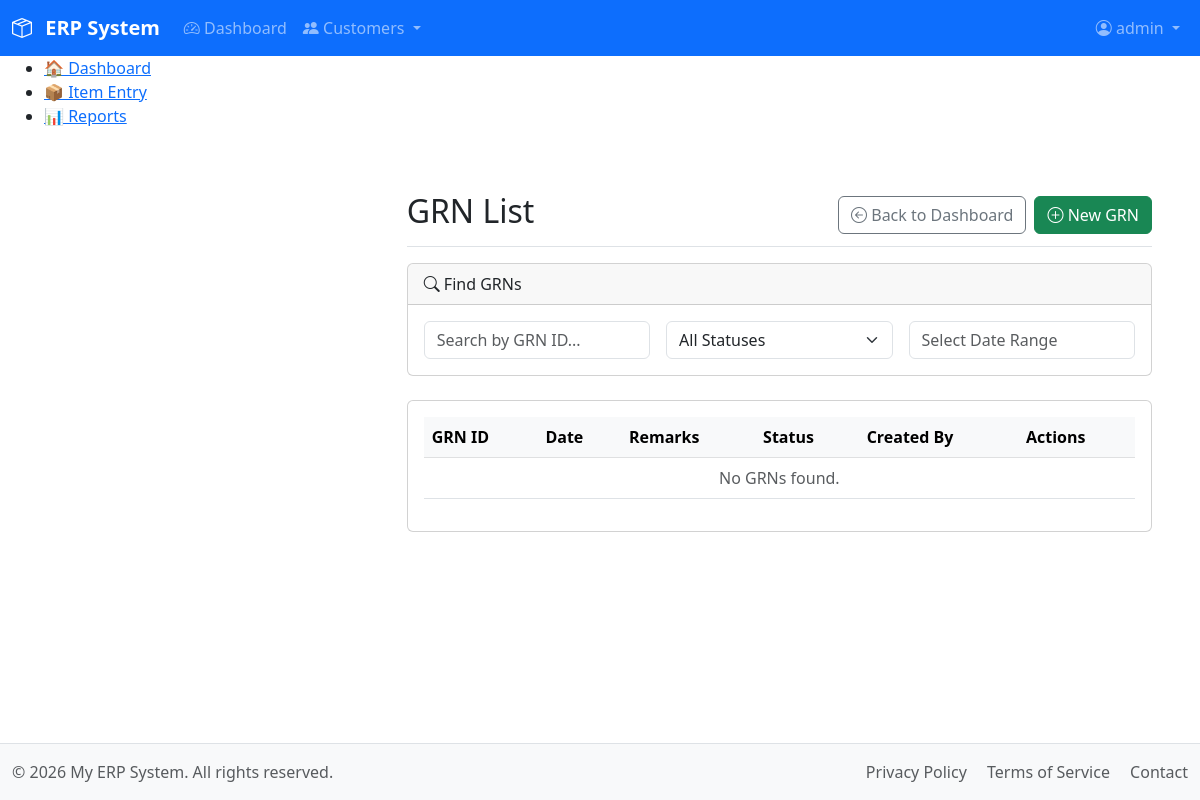
Page /modules/purchase/list_grns.php (signed in) on the earlier database version.
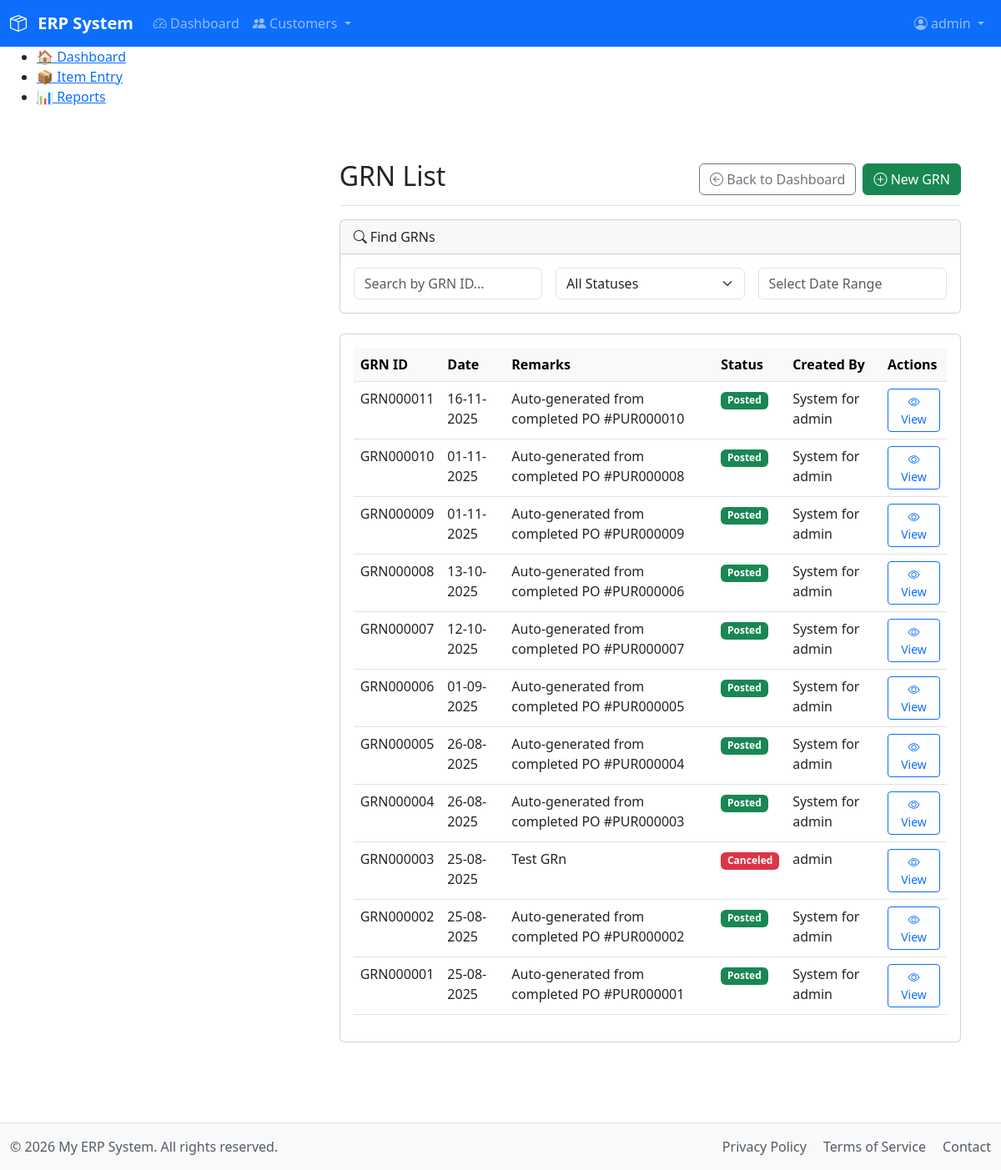
Same page on the later database version.
### tables this page shows
CREATE TABLE `grn` (
  `grn_id` varchar(10) NOT NULL,
  `grn_date` date NOT NULL,
  `status` enum('Posted','Canceled') NOT NULL DEFAULT 'Posted',
  `remarks` text DEFAULT NULL,
  `created_at` timestamp NOT NULL DEFAULT current_timestamp(),
  `created_by` int(11) DEFAULT NULL,
  `created_by_name` varchar(50) DEFAULT NULL,
  PRIMARY KEY (`grn_id`)
);

### includes/functions.php (called while the page is built, shortened)
<?php
function search_grns($filters = [])
{
    $db = db();
    $sql = "
        SELECT
            g.grn_id,
            g.grn_date,
            g.remarks,
            g.created_by_name,
            g.status -- ADDED: Select the new status column
        FROM grn g
        WHERE 1=1
    ";
    $sql .= " ORDER BY g.grn_date DESC, g.grn_id DESC";
    $stmt = $db->prepare($sql);
    $stmt->execute();
    $result = $stmt->get_result();
    return $result ? $result->fetch_all(MYSQLI_ASSOC) : [];
}

### modules/purchase/list_grns.php (the view, shortened to what this page needs)
<?php
require_once __DIR__ . '/../../includes/functions.php';
$initial_grns = search_grns();
require_once __DIR__ . '/../../includes/header.php';
?>
<div class="container-fluid">
    <div class="row">
        <?php require_once __DIR__ . '/../../includes/sidebar.php'; ?>
        <main class="col-md-9 ms-sm-auto col-lg-10 px-md-4">
            <div class="d-flex justify-content-between flex-wrap flex-md-nowrap align-items-center pt-3 pb-2 mb-3 border-bottom">
                <h1 class="h2">GRN List</h1>
                <div class="btn-toolbar mb-2 mb-md-0">
                    <a href="/index.php" class="btn btn-outline-secondary me-2">
                        <i class="bi bi-arrow-left-circle"></i> Back to Dashboard
                    </a>
                    <a href="/modules/purchase/entry_grn.php" class="btn btn-success">
                        <i class="bi bi-plus-circle"></i> New GRN
                    </a>
                </div>
            </div>
            <div class="card mb-4">
                <div class="card-header"><i class="bi bi-search"></i> Find GRNs</div>
                <div class="card-body">
                    <form id="grnSearchForm" class="row gx-3 gy-2 align-items-center">
                        <div class="col-md-4">
                            <input type="text" class="form-control" id="search_grn_id" placeholder="Search by GRN ID...">
                        </div>
                        <div class="col-md-4">
                            <select id="search_status" class="form-select">
                                <option value="">All Statuses</option>
                            </select>
                        </div>
                        <div class="col-md-4">
                            <input type="text" class="form-control" id="search_date_range" placeholder="Select Date Range">
                        </div>
                    </form>
                </div>
            </div>
            <div class="card">
                <div class="card-body">
                    <div class="table-responsive">
                        <table class="table table-hover">
                            <thead class="table-light">
                                <tr>
                                    <th>GRN ID</th>
                                    <th>Date</th>
                                    <th>Remarks</th>
                                    <th>Status</th>
                                    <th>Created By</th>
                                    <th>Actions</th>
                                </tr>
                            </thead>
                            <tbody id="grnListTableBody">
                                <?php if (empty($initial_grns)): ?>
                                    <tr><td colspan="6" class="text-center text-muted">No GRNs found.</td></tr>
                                <?php else: ?>
                                    <?php foreach ($initial_grns as $grn): ?>
                                        <tr>
                                            <td><?= htmlspecialchars($grn['grn_id']) ?></td>
                                            <td><?= htmlspecialchars(date("d-m-Y", strtotime($grn['grn_date']))) ?></td>
                                            <td><?= htmlspecialchars($grn['remarks']) ?></td>
                                            <td>
                                                <span class="badge bg-<?= $grn['status'] == 'Posted' ? 'success' : 'danger' ?>">
                                                    <?= htmlspecialchars($grn['status']) ?>
                                                </span>
                                            </td>
                                            <td><?= htmlspecialchars($grn['created_by_name']) ?></td>
                                            <td>
                                                <a href="/modules/purchase/entry_grn.php?grn_id=<?= htmlspecialchars($grn['grn_id']) ?>" class="btn btn-sm btn-outline-primary">
                                                    <i class="bi bi-eye"></i> View
                                                </a>
                                            </td>
                                        </tr>
                                    <?php endforeach; ?>
                                <?php endif; ?>
                            </tbody>
                        </table>
                    </div>
                </div>
            </div>
        </main>
    </div>
</div>
<?php require_once __DIR__ . '/../../includes/footer.php'; ?>

Differences in the rows shown:
added grn: grn_id "GRN000011", grn_date "16-11-2025", remarks "Auto-generated from completed PO #PUR000010", status "Posted", created_by_name "System for admin"
added grn: grn_id "GRN000010", grn_date "01-11-2025", remarks "Auto-generated from completed PO #PUR000008", status "Posted", created_by_name "System for admin"
added grn: grn_id "GRN000009", grn_date "01-11-2025", remarks "Auto-generated from completed PO #PUR000009", status "Posted", created_by_name "System for admin"
added grn: grn_id "GRN000008", grn_date "13-10-2025", remarks "Auto-generated from completed PO #PUR000006", status "Posted", created_by_name "System for admin"
added grn: grn_id "GRN000007", grn_date "12-10-2025", remarks "Auto-generated from completed PO #PUR000007", status "Posted", created_by_name "System for admin"
added grn: grn_id "GRN000006", grn_date "01-09-2025", remarks "Auto-generated from completed PO #PUR000005", status "Posted", created_by_name "System for admin"
added grn: grn_id "GRN000005", grn_date "26-08-2025", remarks "Auto-generated from completed PO #PUR000004", status "Posted", created_by_name "System for admin"
added grn: grn_id "GRN000004", grn_date "26-08-2025", remarks "Auto-generated from completed PO #PUR000003", status "Posted", created_by_name "System for admin"
added grn: grn_id "GRN000003", grn_date "25-08-2025", remarks "Test GRn", status "Canceled", created_by_name "admin"
added grn: grn_id "GRN000002", grn_date "25-08-2025", remarks "Auto-generated from completed PO #PUR000002", status "Posted", created_by_name "System for admin"
added grn: grn_id "GRN000001", grn_date "25-08-2025", remarks "Auto-generated from completed PO #PUR000001", status "Posted", created_by_name "System for admin"
Other differences:
text no longer shown: "No GRNs found."
